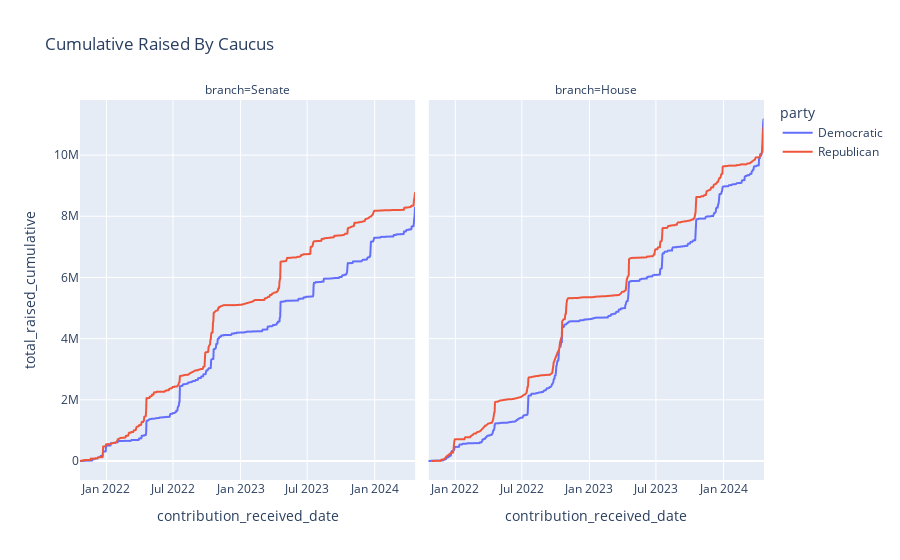

The code cell stored with this chart in its notebook:
### Code cell
import plotly.express as px

fig = px.line(df, x="contribution_received_date", y="total_raised_cumulative", title='Cumulative Raised By Caucus', color='party', facet_col='branch')
fig.show()

### Figure 1 — Plotly figure (JSON) as saved in the notebook; plotly's stock layout.template omitted (floating-point values rounded to 4 significant figures; data arrays with more than 128 entries replaced by an {"elided": "..."} marker saying what was removed)
{"data": [{"hovertemplate": "party=Democratic<br>branch=Senate<br>contribution_received_date=%{x}<br>total_raised_cumulative=%{y}<extra></extra>", "legendgroup": "Democratic", "line": {"color": "#636efa", "dash": "solid"}, "marker": {"symbol": "circle"}, "mode": "lines", "name": "Democratic", "showlegend": true, "type": "scattergl", "x": {"elided": "857 str values"}, "xaxis": "x", "y": {"elided": "857 float values"}, "yaxis": "y"}, {"hovertemplate": "party=Democratic<br>branch=House<br>contribution_received_date=%{x}<br>total_raised_cumulative=%{y}<extra></extra>", "legendgroup": "Democratic", "line": {"color": "#636efa", "dash": "solid"}, "marker": {"symbol": "circle"}, "mode": "lines", "name": "Democratic", "showlegend": false, "type": "scattergl", "x": {"elided": "880 str values"}, "xaxis": "x2", "y": {"elided": "880 float values"}, "yaxis": "y2"}, {"hovertemplate": "party=Republican<br>branch=Senate<br>contribution_received_date=%{x}<br>total_raised_cumulative=%{y}<extra></extra>", "legendgroup": "Republican", "line": {"color": "#EF553B", "dash": "solid"}, "marker": {"symbol": "circle"}, "mode": "lines", "name": "Republican", "showlegend": true, "type": "scattergl", "x": {"elided": "328 str values"}, "xaxis": "x", "y": {"elided": "328 float values"}, "yaxis": "y"}, {"hovertemplate": "party=Republican<br>branch=House<br>contribution_received_date=%{x}<br>total_raised_cumulative=%{y}<extra></extra>", "legendgroup": "Republican", "line": {"color": "#EF553B", "dash": "solid"}, "marker": {"symbol": "circle"}, "mode": "lines", "name": "Republican", "showlegend": false, "type": "scattergl", "x": {"elided": "230 str values"}, "xaxis": "x2", "y": {"elided": "230 float values"}, "yaxis": "y2"}], "layout": {"annotations": [{"font": {}, "showarrow": false, "text": "branch=Senate", "x": 0.245, "xanchor": "center", "xref": "paper", "y": 1, "yanchor": "bottom", "yref": "paper"}, {"font": {}, "showarrow": false, "text": "branch=House", "x": 0.755, "xanchor": "center", "xref": "paper", "y": 1, "yanchor": "bottom", "yref": "paper"}], "legend": {"title": {"text": "party"}, "tracegroupgap": 0}, "title": {"text": "Cumulative Raised By Caucus"}, "xaxis": {"anchor": "y", "domain": [0, 0.49], "title": {"text": "contribution_received_date"}}, "xaxis2": {"anchor": "y2", "domain": [0.51, 1], "matches": "x", "title": {"text": "contribution_received_date"}}, "yaxis": {"anchor": "x", "domain": [0, 1], "title": {"text": "total_raised_cumulative"}}, "yaxis2": {"anchor": "x2", "domain": [0, 1], "matches": "y", "showticklabels": false}}}
